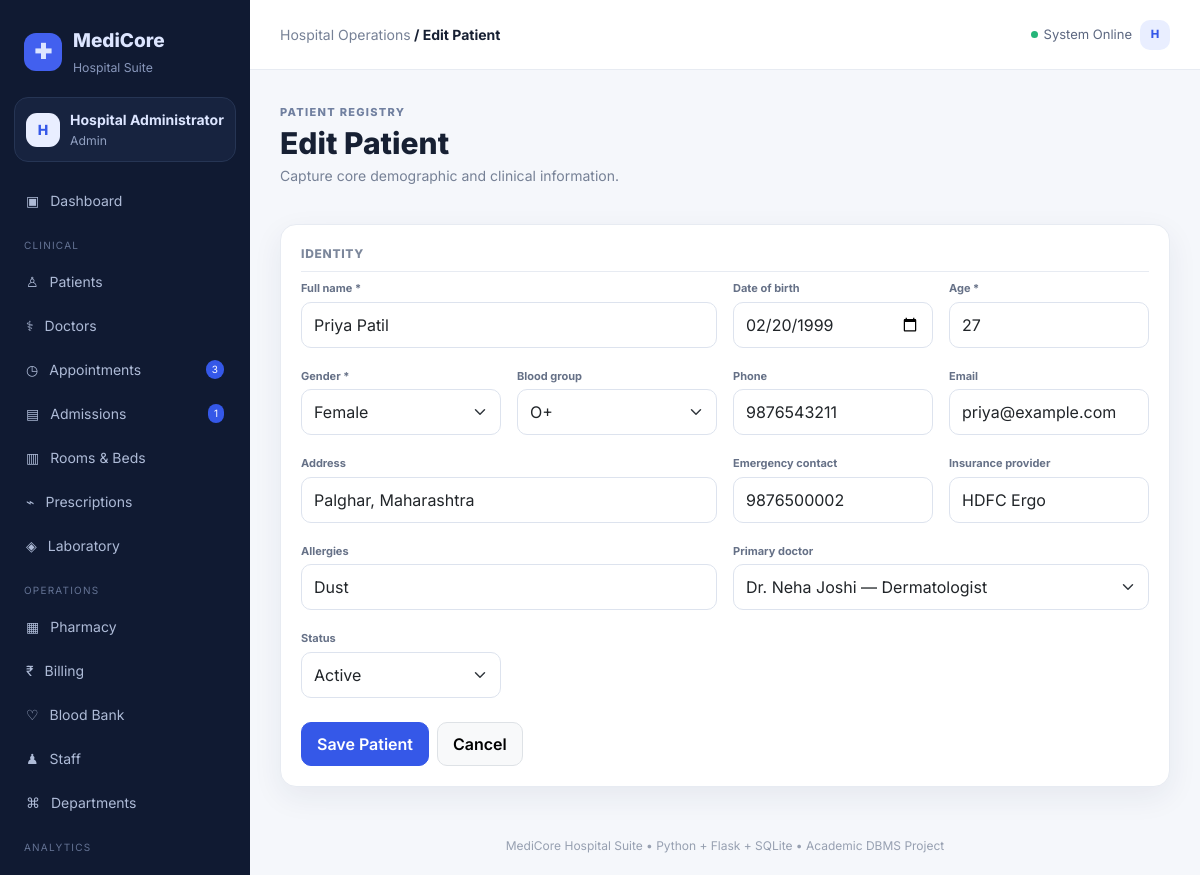
The page /patients/edit/2 (signed in) on the database its author committed.
### tables this page shows
CREATE TABLE patients(
 patient_id INTEGER PRIMARY KEY AUTOINCREMENT, patient_code TEXT UNIQUE NOT NULL, name TEXT NOT NULL,
 dob TEXT, age INTEGER NOT NULL, gender TEXT NOT NULL, blood_group TEXT, phone TEXT,email TEXT,address TEXT,
 emergency_contact TEXT,allergies TEXT,primary_doctor_id INTEGER,insurance_provider TEXT,
 status TEXT DEFAULT 'Active',created_at TEXT DEFAULT CURRENT_TIMESTAMP,
 FOREIGN KEY(primary_doctor_id) REFERENCES doctors(doctor_id)
);

CREATE TABLE doctors(
 doctor_id INTEGER PRIMARY KEY AUTOINCREMENT, name TEXT NOT NULL, specialization TEXT, department_id INTEGER,
 phone TEXT,email TEXT,license_no TEXT,consultation_fee REAL DEFAULT 0,
 available_days TEXT,available_time TEXT,status TEXT DEFAULT 'Active',
 FOREIGN KEY(department_id) REFERENCES departments(department_id)
);

### app.py (the view, shortened to what this page needs)
@app.route("/patients/edit/<int:patient_id>", methods=["GET","POST"])
@login_required
def edit_patient(patient_id):
    p=one("SELECT * FROM patients WHERE patient_id=?",(patient_id,))
    docs=query("SELECT doctor_id,name,specialization FROM doctors WHERE status='Active' ORDER BY name")
    if not p: flash("Patient not found.","danger"); return redirect(url_for("patients"))
    return render_template("patients/form.html",patient=p,doctors=docs)

### app.py (called while the page is built)
def get_db():
    conn = sqlite3.connect(DB_PATH)
    conn.row_factory = sqlite3.Row
    conn.execute("PRAGMA foreign_keys = ON")
    conn.execute("PRAGMA journal_mode = WAL")
    return conn

def query(sql, params=()):
    conn = get_db()
    cur = conn.execute(sql, params)
    rows = [dict(r) for r in cur.fetchall()]
    conn.close()
    return rows

def one(sql, params=()):
    conn = get_db()
    row = conn.execute(sql, params).fetchone()
    result = dict(row) if row else None
    conn.close()
    return result

def login_required(fn):
    @wraps(fn)
    def wrapper(*args, **kwargs):
        if "user_id" not in session:
            flash("Please login first.", "warning")
            return redirect(url_for("login"))
        return fn(*args, **kwargs)
    return wrapper

@app.context_processor
def globals():
    return {
        "current_date": date.today(),
        "app_name": "MediCore Hospital",
        "nav_count": {
            "pending": one("SELECT COUNT(*) c FROM appointments WHERE status='Scheduled'")["c"],
            "admitted": one("SELECT COUNT(*) c FROM admissions WHERE status='Admitted'")["c"]
        }
    }

### templates/patients/form.html (shortened to what this page needs)
{% extends "base.html" %}{% block title %}{{'Edit' if patient else 'Register'}} Patient{% endblock %}
{% block content %}<div class="page-head"><div><span class="eyebrow">PATIENT REGISTRY</span><h1>{{'Edit' if patient else 'Register'}} Patient</h1><p class="muted">Capture core demographic and clinical information.</p></div></div>
<form method="post" class="panel form-panel"><div class="section-title">Identity</div><div class="row g-3">
<div class="col-md-6"><label>Full name *</label><input required class="form-control" name="name" value="{{patient.name if patient else ''}}"></div>
<div class="col-md-3"><label>Date of birth</label><input class="form-control" type="date" name="dob" value="{{patient.dob if patient else ''}}"></div>
<div class="col-md-3"><label>Age *</label><input required class="form-control" type="number" min="0" name="age" value="{{patient.age if patient else ''}}"></div>
<div class="col-md-3"><label>Gender *</label><select required class="form-select" name="gender">{% for x in ['Male','Female','Other'] %}<option {% if patient and patient.gender==x %}selected{% endif %}>{{x}}</option>{% endfor %}</select></div>
<div class="col-md-3"><label>Blood group</label><select class="form-select" name="blood_group"><option></option>{% for x in ['A+','A-','B+','B-','AB+','AB-','O+','O-'] %}<option {% if patient and patient.blood_group==x %}selected{% endif %}>{{x}}</option>{% endfor %}</select></div>
<div class="col-md-3"><label>Phone</label><input class="form-control" name="phone" value="{{patient.phone if patient else ''}}"></div>
<div class="col-md-3"><label>Email</label><input class="form-control" type="email" name="email" value="{{patient.email if patient else ''}}"></div>
<div class="col-md-6"><label>Address</label><input class="form-control" name="address" value="{{patient.address if patient else ''}}"></div>
<div class="col-md-3"><label>Emergency contact</label><input class="form-control" name="emergency_contact" value="{{patient.emergency_contact if patient else ''}}"></div>
<div class="col-md-3"><label>Insurance provider</label><input class="form-control" name="insurance_provider" value="{{patient.insurance_provider if patient else ''}}"></div>
<div class="col-md-6"><label>Allergies</label><input class="form-control" name="allergies" placeholder="e.g. Penicillin" value="{{patient.allergies if patient else ''}}"></div>
<div class="col-md-6"><label>Primary doctor</label><select class="form-select" name="primary_doctor_id"><option value="">Not assigned</option>{% for d in doctors %}<option value="{{d.doctor_id}}" {% if patient and patient.primary_doctor_id==d.doctor_id %}selected{% endif %}>{{d.name}} — {{d.specialization}}</option>{% endfor %}</select></div>
<div class="col-md-3"><label>Status</label><select class="form-select" name="status"><option {% if not patient or patient.status=='Active'%}selected{%endif%}>Active</option></select></div>
</div><div class="mt-4"><button class="btn btn-primary">Save Patient</button><a class="btn btn-light border ms-2" href="{{url_for('patients')}}">Cancel</a></div></form>{% endblock %}

### static/style.css (style rules this page uses)
:root { --bg:#f5f7fb;--panel:#fff;--text:#172033;--muted:#768196;--line:#e7ebf2;--primary:#3558e8;--navy:#1a2550;--shadow:0 10px 30px rgba(30,42,80,.07) }
* { box-sizing:border-box }
body { margin:0;background:var(--bg);color:var(--text);font-family:Inter,system-ui,sans-serif;font-size:14px }
.muted { color:var(--muted) }
.page-head { display:flex;align-items:flex-end;justify-content:space-between;gap:20px;margin-bottom:22px }
.eyebrow { font-size:11px;letter-spacing:1.3px;color:#7180a0;font-weight:800 }
.page-head h1 { font-size:30px;margin:4px 0;font-weight:800 }
.btn { border-radius:10px;padding:9px 15px;font-weight:600 }
.btn-primary { background:var(--primary);border-color:var(--primary) }
.form-control,.form-select { border-radius:10px;border-color:#dde3ee;padding:10px 12px }
.panel { background:var(--panel);border:1px solid var(--line);border-radius:16px;box-shadow:var(--shadow);padding:20px }
.form-panel { max-width:1050px }
.form-panel label { font-size:11px;font-weight:700;color:#667187;margin-bottom:5px }
.section-title { font-size:12px;font-weight:800;text-transform:uppercase;letter-spacing:.7px;color:#7c879b;border-bottom:1px solid var(--line);padding-bottom:8px;margin-bottom:4px }

### rows shown on the page
patients: name "Priya Patil", dob "02/20/1999", age "27", gender "Female", blood_group "O+", phone "9876543211", email "priya@example.com", address "Palghar, Maharashtra", emergency_contact "9876500002", insurance_provider "HDFC Ergo", allergies "Dust", primary_doctor_id "Dr. Neha Joshi — Dermatologist", status "Active"

### other values the page prints
{{ session.get('full_name','U')[0] }} "H"
{{ session.get('full_name') }} "Hospital Administrator"
{{ session.get('role') }} "Admin"
{{ nav_count.pending }} "3"
{{ nav_count.admitted }} "1"
{{ 'Edit' if patient else 'Register' }} "Edit"
